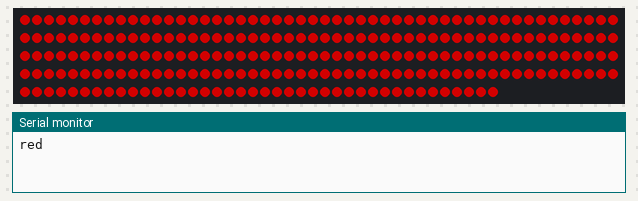
Simulated run of this program. Board: ESP32. Shown: 240 RGB LEDs in strip order, left to right, continuing on the next row, the last lines printed to the serial monitor. Dim RGB values are drawn brighter than linear.

Above: at 2.1 s.
At 3.3 s:
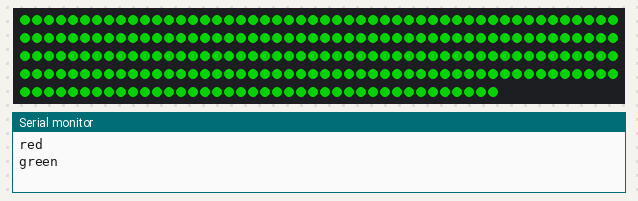
At 4.5 s:
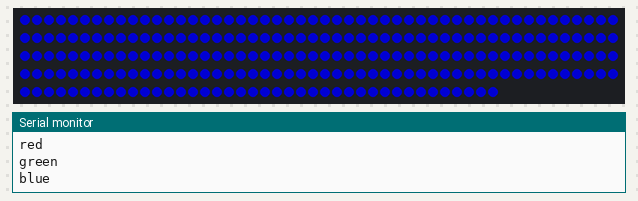
At 5.7 s:
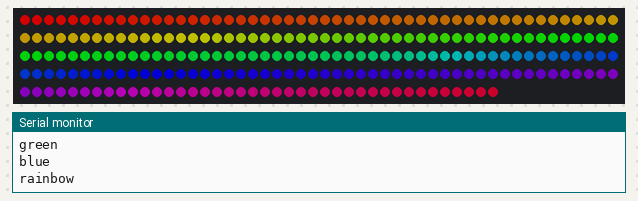
At 6.9 s:
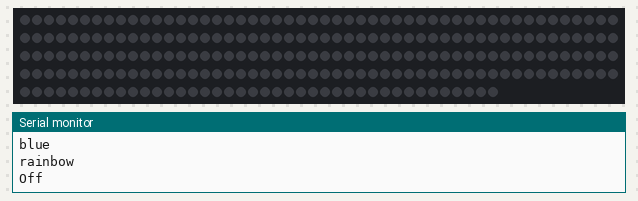

Measured:
- by itself, everything shown: repeats every 6.0 s, in 5 steps
- what the display in image 0 shows lasts 1.2 s, from 2.0 s to 3.2 s

The program:

main.cpp
```cpp
#include <Arduino.h>
#include "FastLED.h"

#define Pln Serial.println
#define P Serial.print

// arduino nano cant seem to handle 300+ leds. 240 worked. Lacking Memory?
#define NUM_LEDS      240 //   (120= 2m @60/m) Max 6A (Usually less)
#define BRIGHTNESS 127

#define LED_TYPE   WS2812B
#define COLOR_ORDER   GRB
#define DATA_PIN  13

#define LEDS_T CRGBArray<NUM_LEDS>
LEDS_T leds;

#define COLOR_DELAY 1200

struct color_config_t
{
  const uint16_t delay;
  const CRGB col;
  const char* name;
};

void test_leds_solid(LEDS_T leds, const color_config_t cols[], size_t length)
{
  for (size_t i=0; i < length; i++)
  {
    color_config_t x = cols[i];
    Pln(x.name);
    leds.fill_solid(x.col);
    FastLED.show();
    delay(x.delay);
  }

  leds = CRGB::Black;
  FastLED.show();
}


void setup() {
  Serial.begin(9600);
  delay( 2000 ); //safety startup delay
    FastLED.addLeds<LED_TYPE,DATA_PIN,COLOR_ORDER>(leds, NUM_LEDS)
    .setCorrection(TypicalLEDStrip);

  FastLED.setBrightness(BRIGHTNESS);
  // put your setup code here, to run once:
}

void loop() {
  // put your main code here, to run repeatedly:
  const static color_config_t cols[] =
  {
      {COLOR_DELAY, CRGB(255, 0, 0), "red"},
      {COLOR_DELAY, CRGB(0, 255, 0), "green"},
      {COLOR_DELAY, CRGB(0, 0, 255), "blue"},

      // often got stuck on white (large current?)
      // {300, CRGB(255, 255, 255), "white"}, // dont show white for too long
  };
  size_t num_colors = sizeof(cols)/sizeof(cols[0]);


  test_leds_solid(leds, cols, num_colors);

  Pln("rainbow");
  leds.fill_rainbow(0, max(1u, 255u / NUM_LEDS));
  FastLED.show();
  delay(COLOR_DELAY);

  Pln("Off");
  leds.fill_solid(CRGB::Black);
  FastLED.show();
  delay(COLOR_DELAY);
}
```
